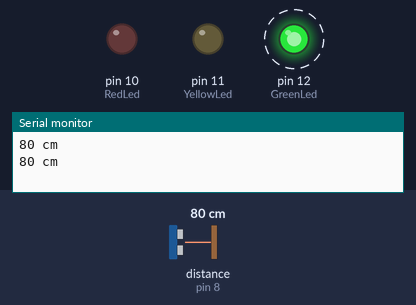
A sketch run on a simulated Arduino Uno, built with avr-gcc and run on an emulated ATmega328P. Shown: output pins drawn as LEDs (lit = HIGH), the last lines printed to the serial monitor. Wiring (inferred from the names in the program): ultrasonic range finder: trigger pin 9; echo pin 8. Dashed ring = blinking. Inputs (shaded band) come from the test bench; at power-on: distance to the obstacle (sensor on pin 8) 80 cm. The echo pulse lasts 58.3 µs per cm; pins used as bus, display or sensor lines are not drawn.

Above: at 3.3 s.
3.4 s: distance to the obstacle (sensor on pin 8) set to 73 cm
6.7 s: distance to the obstacle (sensor on pin 8) set to 64 cm
At 10.0 s:
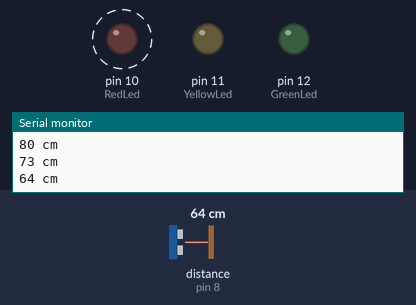
13.5 s: distance to the obstacle (sensor on pin 8) set to 120 cm
At 15.2 s:
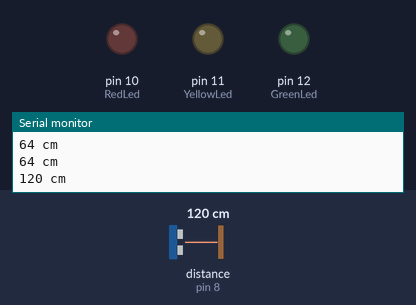
20.3 s: distance to the obstacle (sensor on pin 8) set to 2 cm
At 21.1 s:
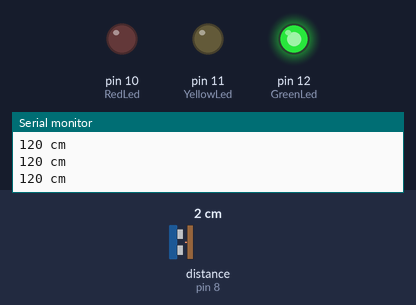
Timing chart, 0 to 28.1 s (numbered marks = the images above; inputs shaded):
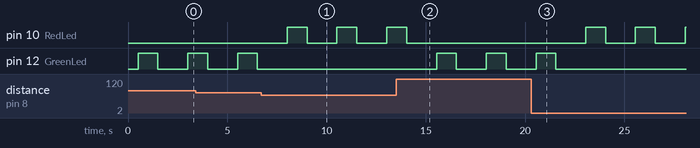

The sketch:

Blink.ino
```cpp
#define RedLed 10
#define YellowLed 11
#define GreenLed 12
int trigPin = 9; // назначаем имя для Pin8
int echoPin = 8; // назначаем имя для Pin9


void setup() {
  Serial.begin (9600); // подключаем монитор порта
  pinMode(trigPin, OUTPUT); // назначаем trigPin (Pin8), как выход
  pinMode(echoPin, INPUT); // назначаем echoPin (Pin9), как вход
  pinMode(GreenLed, OUTPUT);
  pinMode(YellowLed, OUTPUT);
  pinMode(RedLed, OUTPUT);
}

void loop() {
  int duration, cm; // назначаем переменную "cm" и "duration" для показаний датчика
  digitalWrite(trigPin, LOW); // изначально датчик не посылает сигнал
  delayMicroseconds(2); // ставим задержку в 2 ммикросекунд

  digitalWrite(trigPin, HIGH); // посылаем сигнал
  delayMicroseconds(10); // ставим задержку в 10 микросекунд
  digitalWrite(trigPin, LOW); // выключаем сигнал

  duration = pulseIn(echoPin, HIGH); // включаем прием сигнала

  cm = duration / 58; // вычисляем расстояние в сантиметрах

  Serial.print(cm); // выводим расстояние в сантиметрах
  Serial.println(" cm");

  delay(500); // ставим паузу в 1 секунду
  if (cm >= 70)
{
  digitalWrite(GreenLed, HIGH);   // turn the LED on (HIGH is the voltage level)
  delay(1000);                       // wait for a second
  digitalWrite(GreenLed, LOW);    // turn the LED off by making the voltage LOW
  delay(1000);                       // wait for a second
 }
else if (70 < cm > 50)
{
 digitalWrite(YellowLed, HIGH);   // turn the LED on (HIGH is the voltage level)
  delay(1000);
   digitalWrite(YellowLed, LOW);    // turn the LED off by making the voltage LOW
  delay(1000);                       // wait for a second
 }
else
{
 digitalWrite(RedLed, HIGH);   // turn the LED on (HIGH is the voltage level)
  delay(1000);
  digitalWrite(RedLed, LOW);    // turn the LED off by making the voltage LOW
  delay(1000);                       // wait for a second// do Thing A// do Thing B// do Thing C
}

}
```

Measured:
- the behaviour switches between 70 and 69 cm on distance to the obstacle (sensor on pin 8) (found by bisection; images 0 and 1)
- after the input at 6.7 s, pin 10 (RedLed): alternates HIGH for 1.0 s and LOW for 1.5 s, starting after 1.3 s; pin 12 (GreenLed): stops changing and stays LOW
- after the input at 13.5 s, pin 10 (RedLed): goes on until 14.0 s, then stays LOW; pin 12 (GreenLed): alternates HIGH for 1.0 s and LOW for 1.5 s, starting after 2.0 s
- after the input at 20.3 s, pin 10 (RedLed): alternates HIGH for 1.0 s and LOW for 1.5 s, starting after 2.8 s; pin 12 (GreenLed): goes on until 21.6 s, then stays LOW
